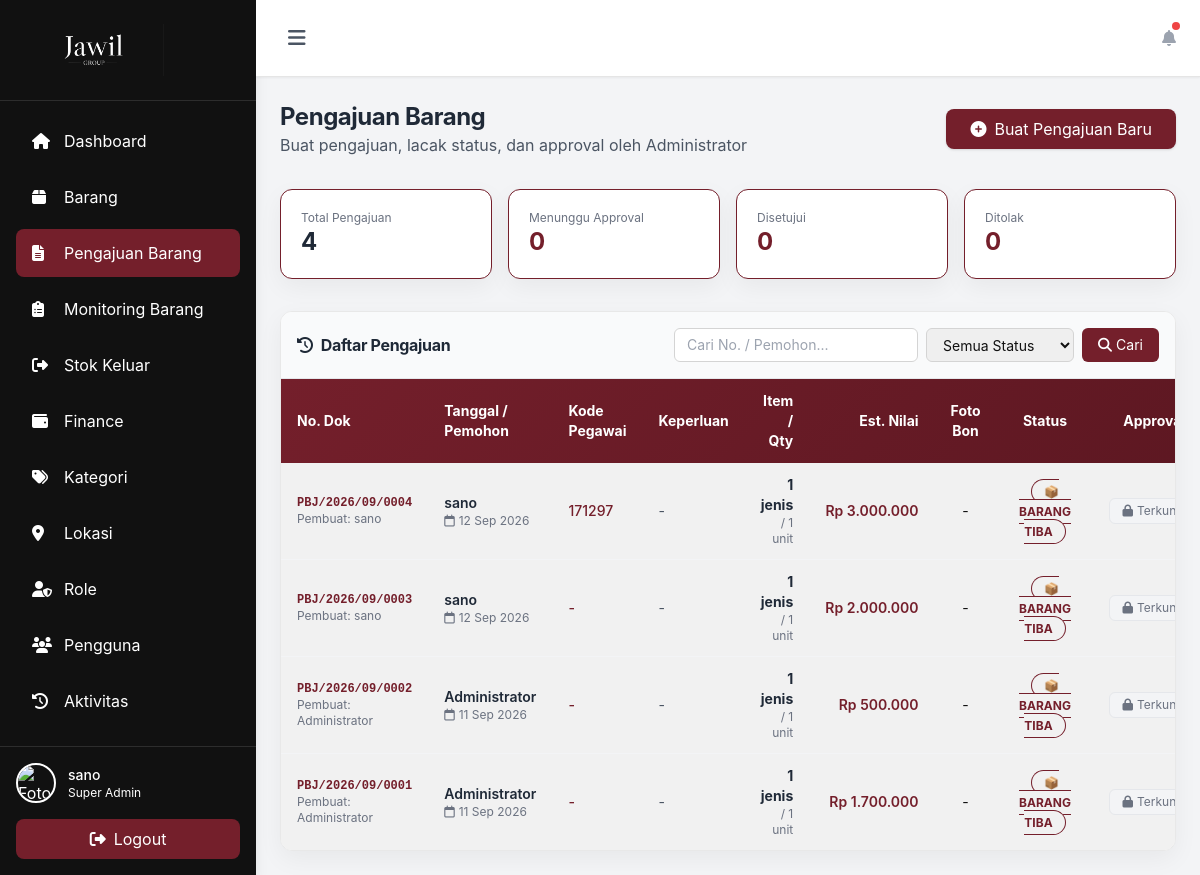
Page /item_requests.php (signed in) on the committed database.
### tables this page shows
CREATE TABLE `menus` (
  `id` int(11) NOT NULL,
  `menu_name` varchar(50) NOT NULL,
  `menu_label` varchar(100) NOT NULL,
  `menu_icon` varchar(50) NOT NULL,
  `menu_url` varchar(100) NOT NULL,
  `menu_order` int(11) DEFAULT 0,
  `is_active` tinyint(1) DEFAULT 1,
  `created_at` timestamp NOT NULL DEFAULT current_timestamp()
);

CREATE TABLE `item_requests` (
  `id` int(11) NOT NULL,
  `request_no` varchar(50) NOT NULL,
  `request_date` date NOT NULL,
  `requester_name` varchar(150) NOT NULL,
  `employee_id` varchar(50) DEFAULT NULL,
  `department` varchar(100) DEFAULT NULL,
  `purpose` text DEFAULT NULL,
  `item_details` longtext NOT NULL CHECK (json_valid(`item_details`)),
  `total_items` int(11) DEFAULT 0,
  `total_amount` decimal(18,2) DEFAULT 0.00,
  `status` enum('pending','approved','processing','barang_tiba','rejected') DEFAULT 'pending',
  `admin_note` text DEFAULT NULL,
  `approved_by` int(11) DEFAULT NULL,
  `approved_at` datetime DEFAULT NULL,
  `rejected_by` int(11) DEFAULT NULL,
  `rejected_at` datetime DEFAULT NULL,
  `photo_bon` varchar(255) DEFAULT NULL,
  `created_by` int(11) NOT NULL,
  `created_at` timestamp NOT NULL DEFAULT current_timestamp(),
  `updated_at` timestamp NOT NULL DEFAULT current_timestamp() ON UPDATE current_timestamp()
);

CREATE TABLE `users` (
  `id` int(11) NOT NULL,
  `employee_id` varchar(50) DEFAULT NULL,
  `username` varchar(50) NOT NULL,
  `email` varchar(100) NOT NULL,
  `password` varchar(255) NOT NULL,
  `full_name` varchar(100) NOT NULL,
  `profile_photo` varchar(255) DEFAULT NULL,
  `role_id` int(11) NOT NULL,
  `is_active` tinyint(1) DEFAULT 1,
  `created_at` timestamp NOT NULL DEFAULT current_timestamp(),
  `updated_at` timestamp NOT NULL DEFAULT current_timestamp() ON UPDATE current_timestamp()
);

### item_requests.php (the view, shortened to what the rows shown need)
<?php
require_once 'includes/db.php';
require_once 'includes/auth.php';
$auth->requireLogin();
$auth->requirePermission('items.view', 'item_requests');
$user = $auth->getCurrentUser();
$isAdmin = in_array((int)$user['role_id'], [1, 2], true);
require_once 'includes/header.php';
$where = ['1=1'];
$params = [];
$whereClause = implode(' AND ', $where);
$requests = $db->fetchAll("
    SELECT r.*,
           ua.full_name AS approved_name,
           ur.full_name AS rejected_name,
           uc.full_name AS creator_name
    FROM item_requests r
    LEFT JOIN users ua ON r.approved_by = ua.id
    LEFT JOIN users ur ON r.rejected_by = ur.id
    LEFT JOIN users uc ON r.created_by = uc.id
    WHERE $whereClause
    ORDER BY r.created_at DESC
    LIMIT 200
", $params);
function statusBadge($s) {
    if ($s === 'barang_tiba') return '<span class="px-3 py-1 rounded-full text-xs font-bold bg-blue-100 text-blue-700 border border-blue-300">📦 BARANG TIBA</span>';
    return '<span class="px-3 py-1 rounded-full text-xs font-bold bg-yellow-100 text-yellow-700 border border-yellow-300 animate-pulse">⏳ MENUNGGU</span>';
}
?>
<div class="mb-8 flex flex-col md:flex-row md:items-center md:justify-between gap-4">
    <div>
        <h2 class="text-2xl font-bold text-gray-800">Pengajuan Barang</h2>
    </div>
</div>
<div class="bg-white rounded-xl shadow-sm overflow-hidden">
    <div class="overflow-x-auto">
    <table class="w-full text-sm">
        <thead class="bg-gradient-to-r from-indigo-600 to-purple-600 text-white">
            <tr>
                <th class="px-4 py-3 text-left w-20">No. Dok</th>
                <th class="px-4 py-3 text-left">Tanggal / Pemohon</th>
                <th class="px-4 py-3 text-left">Kode Pegawai</th>
                <th class="px-4 py-3 text-left">Keperluan</th>
                <th class="px-4 py-3 text-right">Item / Qty</th>
                <?php if ($isAdmin): ?><th class="px-4 py-3 text-right">Est. Nilai</th><?php endif; ?>
                <th class="px-4 py-3 text-center">Foto Bon</th>
                <th class="px-4 py-3 text-center">Status</th>
                <?php if ($isAdmin): ?><th class="px-4 py-3 text-center">Approval</th><?php endif; ?>
            </tr>
        </thead>
        <tbody class="divide-y divide-gray-100">
        <?php if (empty($requests)): ?>
            <tr><td colspan="<?= $isAdmin ? 10 : 8 ?>" class="px-6 py-12 text-center text-gray-500"><i class="fas fa-inbox text-4xl mb-2 text-gray-300"></i><p>Belum ada data pengajuan.</p></td></tr>
        <?php else: ?>
            <?php foreach ($requests as $r):
                $items = json_decode($r['item_details'], true) ?: [];
            ?>
            <tr class="hover:bg-indigo-50/30">
                <td class="px-4 py-3">
                    <div class="font-mono font-bold text-indigo-700 text-xs"><?= htmlspecialchars($r['request_no']) ?></div>
                    <div class="text-xs text-gray-500">Pembuat: <?= htmlspecialchars($r['creator_name'] ?? '-') ?></div>
                </td>
                <td class="px-4 py-3">
                    <div class="font-semibold text-gray-800"><?= htmlspecialchars($r['requester_name']) ?></div>
                    <div class="text-xs text-gray-500">
                        <i class="far fa-calendar mr-1"></i><?= (new DateTime($r['request_date']))->format('d M Y') ?>
                    </div>
                </td>
                <td class="px-4 py-3 whitespace-nowrap font-medium text-indigo-700"><?= htmlspecialchars($r['employee_id'] ?? '-') ?></td>
                <td class="px-4 py-3 max-w-xs"><p class="line-clamp-2 text-gray-600"><?= htmlspecialchars($r['purpose'] ?: '-') ?></p></td>
                <td class="px-4 py-3 text-right">
                    <span class="font-bold text-gray-800"><?= count($items) ?> jenis</span>
                    <div class="text-xs text-gray-500">/ <?= (int)$r['total_items'] ?> unit</div>
                </td>
                <?php if ($isAdmin): ?><td class="px-4 py-3 text-right font-semibold text-purple-700 whitespace-nowrap">Rp <?= number_format($r['total_amount'], 0, ',', '.') ?></td><?php endif; ?>
                <td class="px-4 py-3 text-center">
                    <?php if ($r['photo_bon']): ?>
                        <?php $ext = strtolower(pathinfo($r['photo_bon'], PATHINFO_EXTENSION)); ?>
                        <?php if (in_array($ext, ['jpg', 'jpeg', 'png', 'gif'])): ?>
                            <a href="<?= htmlspecialchars($r['photo_bon']) ?>" target="_blank" class="text-blue-600 hover:text-blue-800" title="Lihat Foto Bon">
                                <i class="fas fa-image"></i>
                            </a>
                        <?php else: ?>
                            <a href="<?= htmlspecialchars($r['photo_bon']) ?>" target="_blank" class="text-red-600 hover:text-red-800" title="Lihat Dokumen">
                                <i class="fas fa-file-pdf"></i>
                            </a>
                        <?php endif; ?>
                    <?php else: ?>
                        -
                    <?php endif; ?>
                </td>
                <td class="px-4 py-3 text-center"><?= statusBadge($r['status']) ?>
                </td>
                <?php if ($isAdmin): ?>
                <td class="px-4 py-3 text-center whitespace-nowrap">
                    <?php if ($r['status'] === 'pending'): ?>
                        <button onclick="openApprove(<?= $r['id'] ?>, '<?= htmlspecialchars($r['request_no']) ?>')"
                                class="bg-green-600 text-white px-3 py-1 rounded-md text-xs hover:bg-green-700 mr-1 mb-1">
                            <i class="fas fa-check mr-1"></i>Setujui
                        </button>
                        <button onclick="openReject(<?= $r['id'] ?>, '<?= htmlspecialchars($r['request_no']) ?>')"
                                class="bg-red-600 text-white px-3 py-1 rounded-md text-xs hover:bg-red-700 mb-1">
                            <i class="fas fa-times mr-1"></i>Tolak
                        </button>
                    <?php else: ?>
                        <span class="inline-block px-3 py-1 rounded-md text-xs bg-gray-100 text-gray-500 border border-gray-200 cursor-not-allowed"
                              title="Pengajuan sudah diproses dan tidak bisa diubah lagi">
                            <i class="fas fa-lock mr-1"></i>Terkunci
                        </span>
                    <?php endif; ?>
                </td>
                <?php endif; ?>
            </tr>
            <?php endforeach; ?>
        <?php endif; ?>
        </tbody>
    </table>
    </div>
</div>
<?php require_once 'includes/footer.php'; ?>

### includes/header.php (shortened to what the rows shown need)
<?php
require_once __DIR__ . '/auth.php';
$auth->requireLogin();
?>
<!DOCTYPE html>
<html lang="id">
<head>
    <script src="https://cdn.tailwindcss.com"></script>
    <link rel="stylesheet" href="https://cdnjs.cloudflare.com/ajax/libs/font-awesome/6.4.0/css/all.min.css">
</head>
<body class="bg-gray-100">
    <div class="flex h-screen overflow-hidden">
        <aside id="desktopSidebar" class="w-64 bg-white shadow-lg flex-shrink-0 hidden md:block">
            <nav class="p-4 space-y-2">
                <?php
                $accessibleMenus = $auth->getAccessibleMenus();
                foreach ($accessibleMenus as $menu):
                ?>
                <a href="<?php echo $menu['menu_url']; ?>" class="sidebar-link flex items-center space-x-3 px-4 py-3 rounded-lg text-gray-700 transition <?php echo basename($_SERVER['PHP_SELF']) == basename($menu['menu_url']) ? 'active' : ''; ?>">
                    <i class="fas <?php echo $menu['menu_icon']; ?> w-5"></i>
                    <span><?php echo $menu['menu_label']; ?></span>
                </a>
                <?php endforeach; ?>
            </nav>
        </aside>
        <div class="flex-1 flex flex-col overflow-hidden">
            <main class="flex-1 overflow-y-auto p-6">

### rows in the picture
menus: menu_label "Dashboard"
menus: menu_label "Barang"
menus: menu_label "Pengajuan Barang"
menus: menu_label "Monitoring Barang"
menus: menu_label "Stok Keluar"
menus: menu_label "Finance"
menus: menu_label "Kategori"
menus: menu_label "Lokasi"
menus: menu_label "Role"
menus: menu_label "Pengguna"
menus: menu_label "Aktivitas"
item_requests: request_no "PBJ/2026/09/0004", users.full_name "sano", requester_name "sano", request_date "12 Sep 2026", employee "171297", purpose "-", item_details "1", total_items "1", total_amount "3.000.000", status "📦 BARANG TIBA"
item_requests: request_no "PBJ/2026/09/0003", users.full_name "sano", requester_name "sano", request_date "12 Sep 2026", employee "-", purpose "-", item_details "1", total_items "1", total_amount "2.000.000", status "📦 BARANG TIBA"
item_requests: request_no "PBJ/2026/09/0002", users.full_name "Administrator", requester_name "Administrator", request_date "11 Sep 2026", employee "-", purpose "-", item_details "1", total_items "1", total_amount "500.000", status "📦 BARANG TIBA"
item_requests: request_no "PBJ/2026/09/0001", users.full_name "Administrator", requester_name "Administrator", request_date "11 Sep 2026", employee "-", purpose "-", item_details "1", total_items "1", total_amount "1.700.000", status "📦 BARANG TIBA"

### other values in the picture
$user['full_name'] "sano"
$user['role_name'] "Super Admin"
$stats['total'] "4"
$stats['pending'] "0"
$stats['approved'] "0"
$stats['rejected'] "0"
